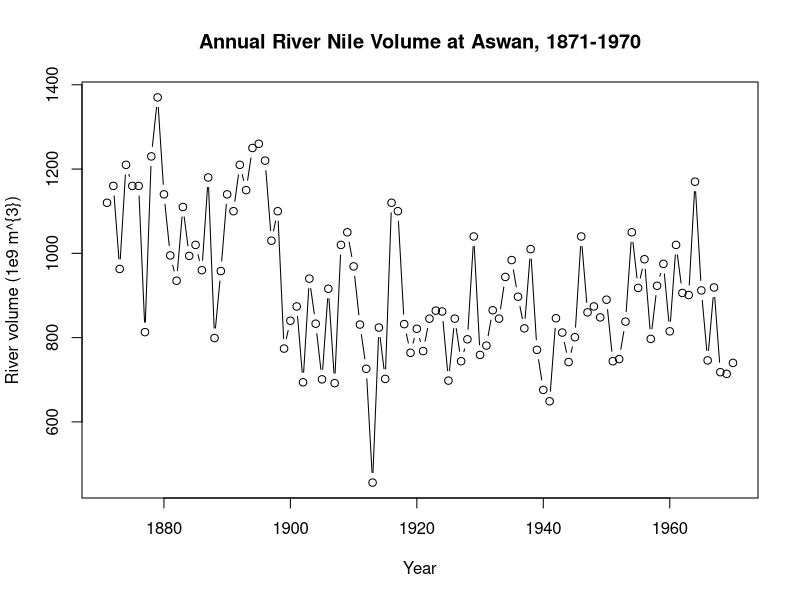
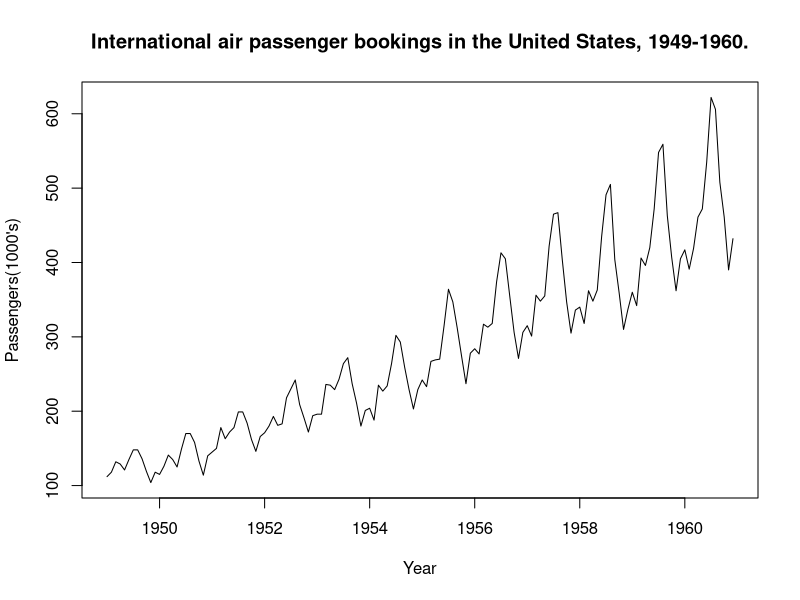
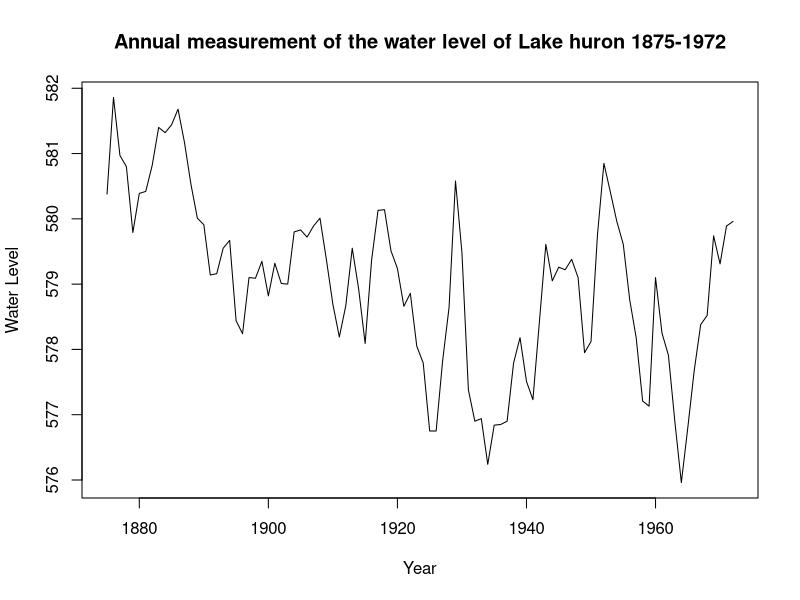
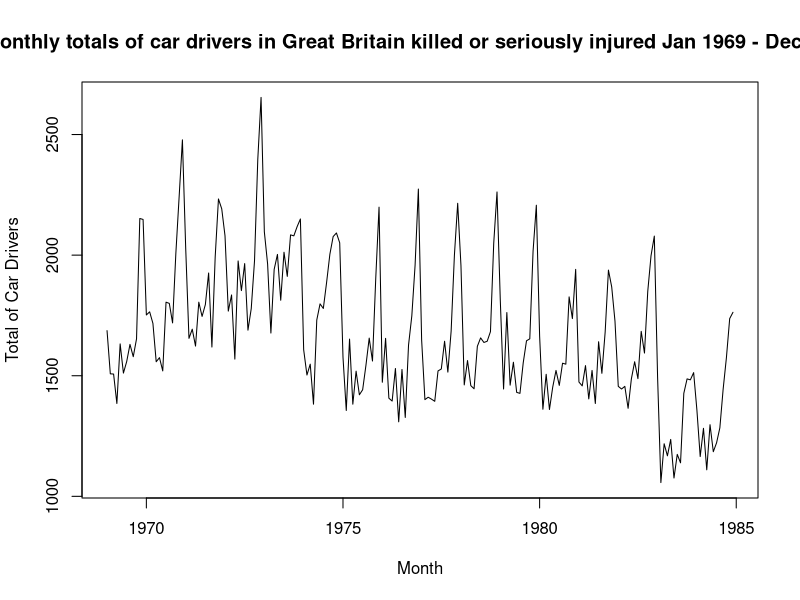
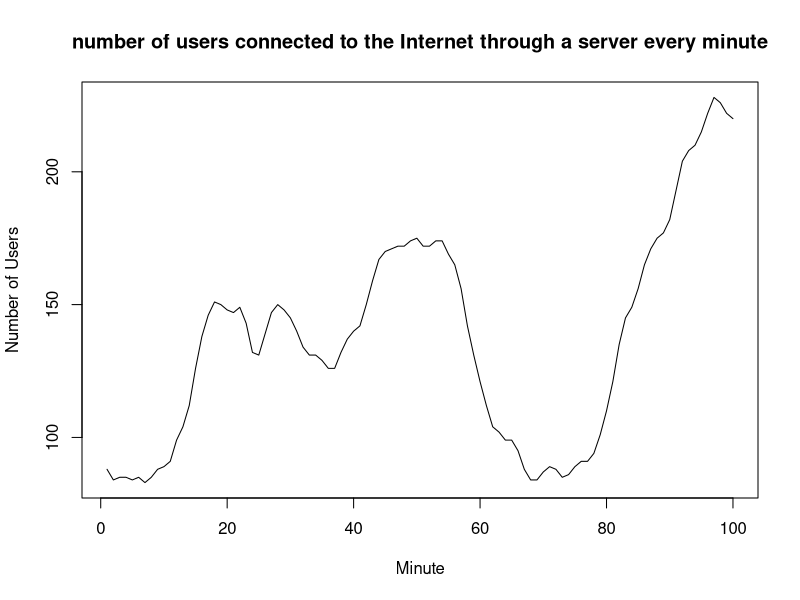
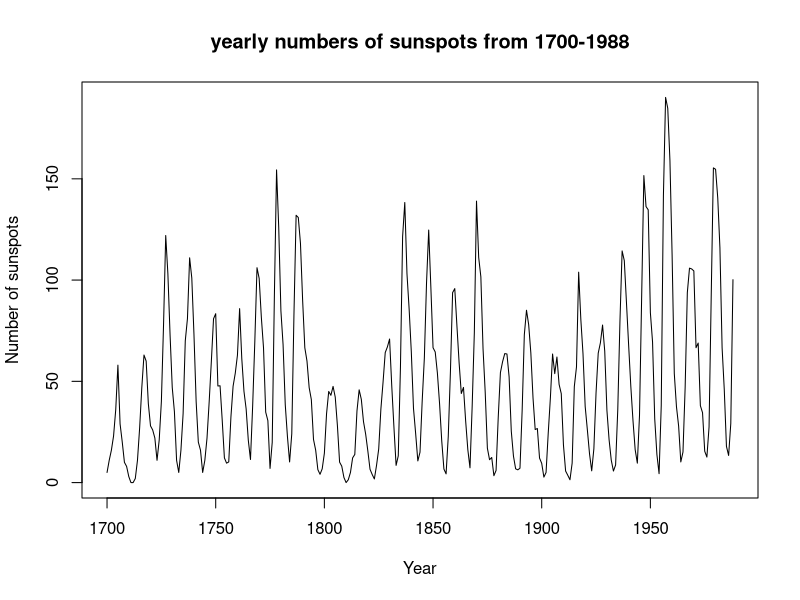

The R script that drew these images, in order:
#Name: Avishka Sineth
#Subject: Time Series


print(Nile)
length(Nile)
head(Nile,10)
tail(Nile,12)

#Variation pattern around quadratic trend

plot(Nile,xlab = "Year",ylab = "River volume (1e9 m^{3})", main = "Annual River Nile Volume at Aswan, 1871-1970", type = "b")

#Cyclic pattern around upward trend
plot(AirPassengers,xlab='Year',ylab ="Passengers(1000's)",main="International air passenger bookings in the United States, 1949-1960.",type="l")

#Variation pattern around downward trend
plot(LakeHuron,xlab='Year',ylab ="Water Level",main="Annual measurement of the water level of Lake huron 1875-1972",type="l")

#Seasonal pattern around linear trend
plot(UKDriverDeaths,xlab='Month',ylab ="Total of Car Drivers",main="monthly totals of car drivers in Great Britain killed or seriously injured Jan 1969 - Dec 1984.",type="l")

#Random pattern around upward trend
plot(WWWusage,xlab='Minute',ylab ="Number of Users",main="number of users connected to the Internet through a server every minute",type="l")

#Seasonal pattern around linear trend
plot(sunspot.year,xlab='Year',ylab ="Number of sunspots",main="yearly numbers of sunspots from 1700-1988",type="l")